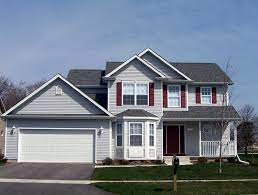
#> input picture test_image.jfif, 258 x 195 px; its folder holds only this picture in this run
$ python -i harris.py   (imports and definitions only)
#> lines starting #> are read from the running program, lines starting #| are printed output that depends on the picture
import numpy as np
import cv2
import glob


# Kernel operation using input operator of size 3*3
def GetSobel(image, Sobel, width, height):
    # Initialize the matrix
    I_d = np.zeros((width, height), np.float32)

    # For every pixel in the image
    for rows in range(width):
        for cols in range(height):
            # Run the Sobel kernel for each pixel
            if rows >= 1 or rows <= width-2 and cols >= 1 or cols <= height-2:
                for ind in range(3):
                    for ite in range(3):
                        I_d[rows][cols] += Sobel[ind][ite] * image[rows - ind - 1][cols - ite - 1]
            else:
                I_d[rows][cols] = image[rows][cols]

    return I_d


# Method implements the Harris Corner Detection algorithm
def HarrisCornerDetection(image):

    # The two Sobel operators - for x and y direction
    SobelX = np.array([[-1, 0, 1], [-2, 0, 2], [-1, 0, 1]])
    SobelY = np.array([[-1, -2, -1], [0, 0, 0], [1, 2, 1]])

    w, h = image.shape

    # X and Y derivative of image using Sobel operator
    ImgX = GetSobel(image, SobelX, w, h)
    ImgY = GetSobel(image, SobelY, w, h)

    ## Eliminate the negative values
    # Multiply by -1

    for ind1 in range(w):
        for ind2 in range(h):
            if ImgY[ind1][ind2] < 0:
                ImgY[ind1][ind2] *= -1
                # ImgY[ind1][ind2] = 0
            if ImgX[ind1][ind2] < 0:
                ImgX[ind1][ind2] *= -1
                # ImgX[ind1][ind2] = 0

    ImgX_2 = np.square(ImgX)
    ImgY_2 = np.square(ImgY)
    ImgXY = np.multiply(ImgX, ImgY)
    ImgYX = np.multiply(ImgY, ImgX)

    #Use Gaussian Blur
    Sigma = 1.4
    kernelsize = (3, 3)
    ImgX_2 = cv2.GaussianBlur(ImgX_2, kernelsize, Sigma)
    ImgY_2 = cv2.GaussianBlur(ImgY_2, kernelsize, Sigma)
    ImgXY = cv2.GaussianBlur(ImgXY, kernelsize, Sigma)
    ImgYX = cv2.GaussianBlur(ImgYX, kernelsize, Sigma)
    alpha = 0.06
    R = np.zeros((w, h), np.float32)
    # For every pixel find the corner strength
    for row in range(w):
        for col in range(h):
            M_bar = np.array([[ImgX_2[row][col], ImgXY[row][col]], [ImgYX[row][col], ImgY_2[row][col]]])
            R[row][col] = np.linalg.det(M_bar) - (alpha * np.square(np.trace(M_bar)))
    return R


def keypoint_harris(img):
    #firstimagename = cv2.imread("YourFileName.png")

    # Get the first image
    #firstimage = cv2.imread(img, cv2.IMREAD_GRAYSCALE)
    w, h = img.shape

    # Covert image to color to draw colored circles on it
    bgr = cv2.cvtColor(img, cv2.COLOR_GRAY2RGB)

    # Corner detection
    R = HarrisCornerDetection(img)

    # Empirical Parameter
    # This parameter will need tuning based on the use-case
    CornerStrengthThreshold = 5

    # Plot detected corners on image
    radius = 1
    color = (0, 255, 0)  # Green
    thickness = 1

    PointList = []
    # Look for Corner strengths above the threshold
    for row in range(w):
        for col in range(h):
            if R[row][col] > CornerStrengthThreshold:
                # print(R[row][col])
                max = R[row][col]

                # Local non-maxima suppression
                skip = False
                for nrow in range(5):
                    for ncol in range(5):
                        if row + nrow - 2 < w and col + ncol - 2 < h:
                            if R[row + nrow - 2][col + ncol - 2] > max:
                                skip = True
                                break

                if not skip:
                    # Point is expressed in x, y which is col, row
                    cv2.circle(bgr, (col, row), radius, color, thickness)
                    PointList.append((row, col))

    return PointList

>>> import cv2
>>> picture = cv2.imread('test_image.jfif', cv2.IMREAD_GRAYSCALE)
#> picture: shape (195, 258); min 0, max 255, mean 123.9
>>> result = keypoint_harris(picture)
#> after the loop in GetSobel, `for rows in range(width):`:
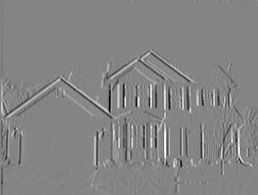
#> I_d: shape (195, 258) float32; min -991, max 913, mean 0; drawn with min black and max white
#> call 2 of GetSobel, with Sobel = array of shape (3, 3), width = 195, height = 258
#> after the loop in GetSobel (call 2), `for rows in range(width):`:
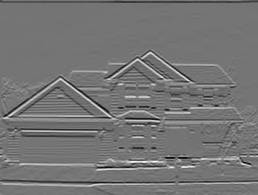
#> I_d: shape (195, 258) float32; min -841, max 990, mean 0; drawn with min black and max white
#> after the loop in HarrisCornerDetection, `for ind1 in range(w):`:
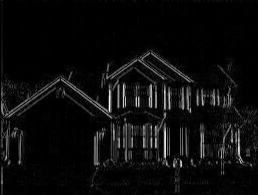
#> ImgX: shape (195, 258) float32; min 0, max 991, mean 49.5; drawn with min black and max white
#> after the loop in HarrisCornerDetection, `for ind1 in range(w):`:
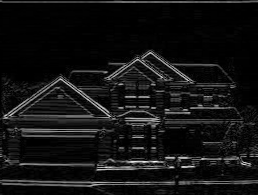
#> ImgY: shape (195, 258) float32; min 0, max 990, mean 75.2; drawn with min black and max white
#> in HarrisCornerDetection, `ImgY_2 = cv2.GaussianBlur(ImgY_2, kernelsize, Sigma)`:
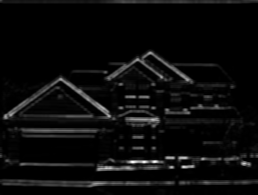
#> ImgY_2: shape (195, 258) float32; min 0, max 478676, mean 21987.3; drawn with min black and max white
#> after the loop in HarrisCornerDetection, `for row in range(w):`:
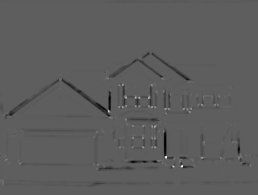
#> R: shape (195, 258) float32; min -1.43e+10, max 2.44e+10, mean -205688944; drawn with min black and max white
#> after the loop in keypoint_harris, `for row in range(w):`:
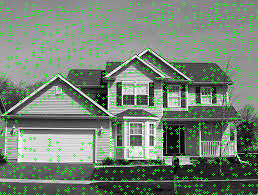
#> bgr: shape (195, 258, 3); mean B, G, R 115.6, 133.2, 115.6
#> after the loop in keypoint_harris, `for row in range(w):`: PointList = 878 pairs, first value 3 to 194, second value 0 to 257
#> result has the same summary as PointList in keypoint_harris
